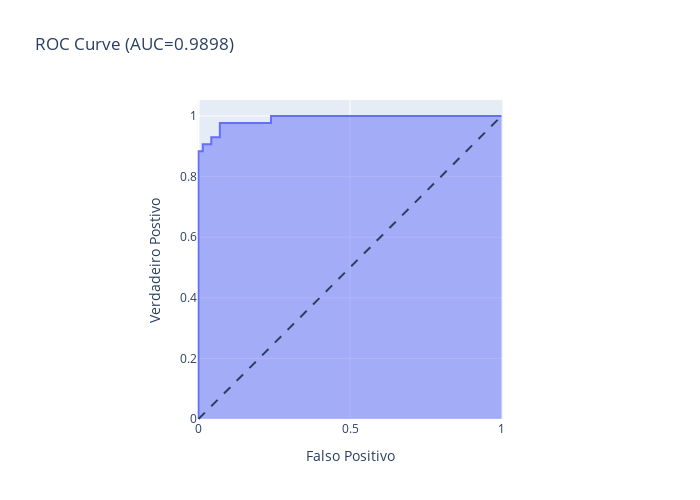

The cell this chart's notebook holds for it:
### Markdown cell above
Com o precision de 0.94 temos que de tudo o que o modelo previu como benigno, 94%, realmente, eram benignos, já os malignos 93% classificados como malignos foram rotulados de maneira correta.
Por sua vez com um recall de 0.96, 4% das pessoas que foram classificadas como tento um tumor maligno recebiram um tratamento errado, pois estavam realmente com um tumor benigno, por sua vez 9% dos diagnosticos malignos seriam tratados de forma inadequada, pois possuiam um tumor maligno.
O F1 nos faz acreditar que existe equilibrio entre a precisão e o recall, por seus valores proximos a 1, enquanto a acuracia indica que entre o modelo acertou 94% das suas previsões.

### Code cell
y_prob = pipeline_rl.predict_proba(X_test)[:, 1]
fpr, tpr, thresholds = roc_curve(y_test, y_prob)
roc_auc = auc(fpr, tpr)
fig = px.area(
    x=fpr, y=tpr,
    title=f'ROC Curve (AUC={auc(fpr, tpr):.4f})',
    labels=dict(x='Falso Positivo', y='Verdadeiro Postivo'),
    width=700, height=500
)
fig.add_shape(
    type='line', line=dict(dash='dash'),
    x0=0, x1=1, y0=0, y1=1
)

fig.update_yaxes(scaleanchor="x", scaleratio=1)
fig.update_xaxes(constrain='domain')
fig.show()

### Figure 1 — Plotly figure (JSON) as saved in the notebook; plotly's stock layout.template omitted (floating-point values rounded to 4 significant figures)
{"data": [{"fillpattern": {"shape": ""}, "hovertemplate": "Falso Positivo=%{x}<br>Verdadeiro Postivo=%{y}<extra></extra>", "legendgroup": "", "line": {"color": "#636efa"}, "marker": {"symbol": "circle"}, "mode": "lines", "name": "", "orientation": "v", "showlegend": false, "stackgroup": "1", "type": "scatter", "x": [0, 0, 0, 0.01408, 0.01408, 0.04225, 0.04225, 0.07042, 0.07042, 0.2394, 0.2394, 1], "xaxis": "x", "y": [0, 0.02326, 0.8837, 0.8837, 0.907, 0.907, 0.9302, 0.9302, 0.9767, 0.9767, 1, 1], "yaxis": "y"}], "layout": {"height": 500, "legend": {"tracegroupgap": 0}, "shapes": [{"line": {"dash": "dash"}, "type": "line", "x0": 0, "x1": 1, "y0": 0, "y1": 1}], "title": {"text": "ROC Curve (AUC=0.9898)"}, "width": 700, "xaxis": {"anchor": "y", "constrain": "domain", "domain": [0, 1], "title": {"text": "Falso Positivo"}}, "yaxis": {"anchor": "x", "domain": [0, 1], "scaleanchor": "x", "scaleratio": 1, "title": {"text": "Verdadeiro Postivo"}}}}
